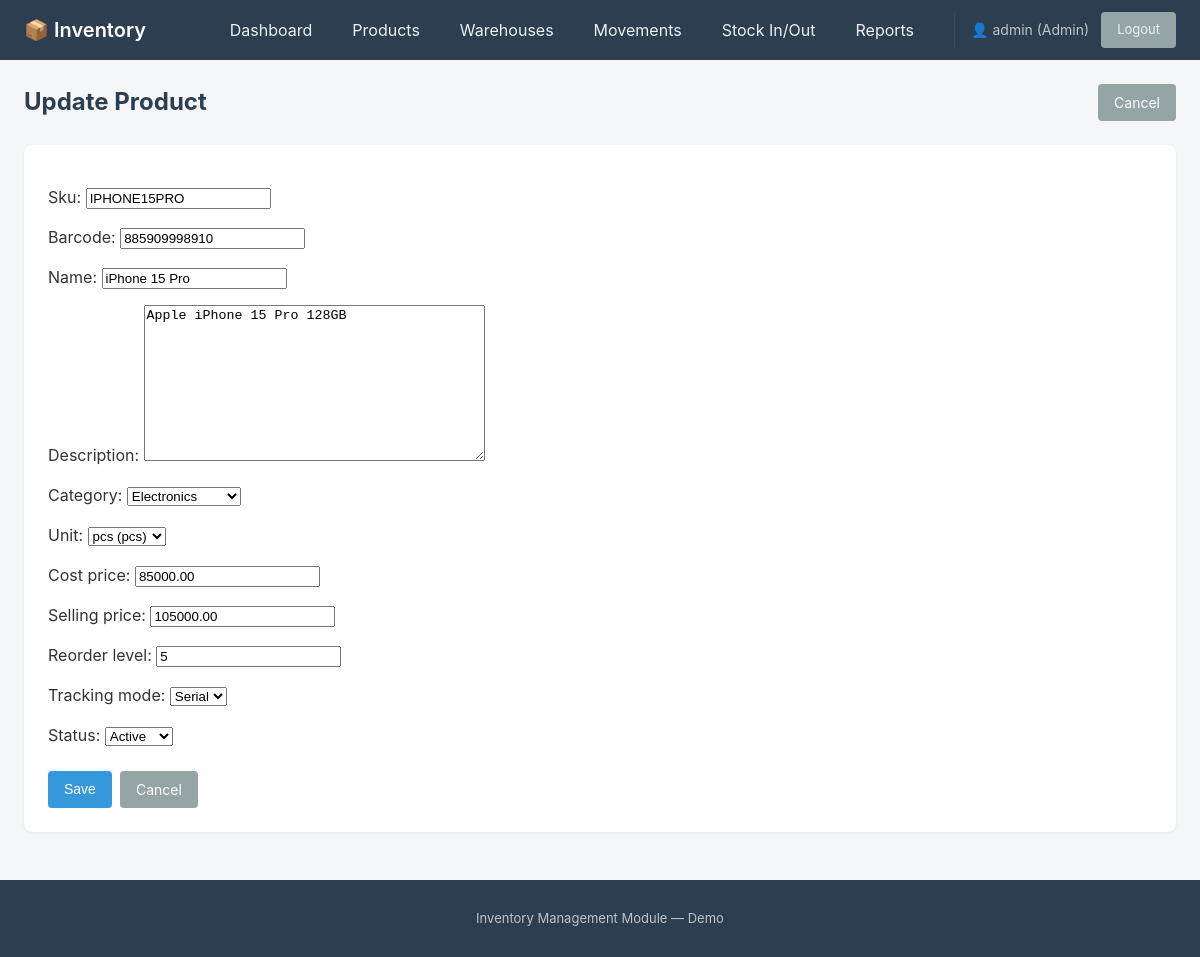
Screenshot of /products/1/edit/ (signed in) with the database file from the repository.
### inventory/models.py (models this page shows, shortened)
class Product(models.Model):
    TRACKING_NONE = 'NONE'
    TRACKING_BATCH = 'BATCH'
    TRACKING_SERIAL = 'SERIAL'
    TRACKING_CHOICES = [
        (TRACKING_NONE, 'None'),
        (TRACKING_BATCH, 'Batch'),
        (TRACKING_SERIAL, 'Serial'),
    ]
    STATUS_ACTIVE = 'ACTIVE'
    STATUS_INACTIVE = 'INACTIVE'
    STATUS_CHOICES = [
        (STATUS_ACTIVE, 'Active'),
        (STATUS_INACTIVE, 'Inactive'),
    ]
    sku = models.CharField(max_length=50, unique=True)
    barcode = models.CharField(max_length=50, unique=True, null=True, blank=True)
    name = models.CharField(max_length=200)
    description = models.TextField(blank=True)
    category = models.ForeignKey(Category, on_delete=models.PROTECT, related_name='products')
    unit = models.ForeignKey(Unit, on_delete=models.PROTECT, related_name='products')
    cost_price = models.DecimalField(max_digits=10, decimal_places=2)
    selling_price = models.DecimalField(max_digits=10, decimal_places=2)
    reorder_level = models.IntegerField(default=10)
    tracking_mode = models.CharField(max_length=10, choices=TRACKING_CHOICES, default=TRACKING_NONE)
    status = models.CharField(max_length=10, choices=STATUS_CHOICES, default=STATUS_ACTIVE)

class Category(models.Model):
    name = models.CharField(max_length=100)
    parent = models.ForeignKey(
        'self',
        on_delete=models.SET_NULL,
        null=True,
        blank=True,
        related_name='children'
    )
    class Meta:
        verbose_name_plural = 'Categories'
    def __str__(self):
        return self.name

class Unit(models.Model):
    name = models.CharField(max_length=50)
    symbol = models.CharField(max_length=10)
    def __str__(self):
        return f"{self.name} ({self.symbol})"

### inventory/views.py (the view)
    def wrapper(request, *args, **kwargs):
        if not (request.user.is_superuser or request.user.groups.filter(name='Manager').exists()):
            messages.error(request, 'Manager or Admin access required.')
            return redirect('dashboard')
        return view_func(request, *args, **kwargs)

### inventory/forms.py
class ProductForm(forms.ModelForm):
    class Meta:
        model = Product
        fields = [
            'sku', 'barcode', 'name', 'description', 'category', 'unit',
            'cost_price', 'selling_price', 'reorder_level', 'tracking_mode', 'status'
        ]

### inventory/views.py (called while the page is built)
def admin_or_manager_required(view_func):
    def wrapper(request, *args, **kwargs):
        if not (request.user.is_superuser or request.user.groups.filter(name='Manager').exists()):
            messages.error(request, 'Manager or Admin access required.')
            return redirect('dashboard')
        return view_func(request, *args, **kwargs)
    return wrapper

@admin_or_manager_required
@login_required
def product_update(request, pk):
    product = get_object_or_404(Product, pk=pk)
    if request.method == 'POST':
        form = ProductForm(request.POST, instance=product)
        if form.is_valid():
            form.save()
            messages.success(request, 'Product updated successfully.')
            return redirect('product_detail', pk=product.pk)
    else:
        form = ProductForm(instance=product)
    return render(request, 'inventory/product_form.html', {'form': form, 'action': 'Update', 'product': product})

### inventory/templates/inventory/product_form.html (shortened to what this page needs)
{% extends 'base.html' %}
{% block content %}
<div class="page-header">
    <h1>{{ action }} Product</h1>
    <a href="{% url 'product_list' %}" class="btn btn-secondary">Cancel</a>
</div>
<div class="card">
    <form method="post">
        {{ form.as_p }}
        <div class="form-actions">
            <button type="submit" class="btn btn-primary">Save</button>
            <a href="{% url 'product_list' %}" class="btn btn-secondary">Cancel</a>
        </div>
    </form>
</div>
{% endblock %}

### inventory/templates/base.html (shortened to what this page needs)
{% load static %}
<!DOCTYPE html>
<html lang="en">
<head>
    <link rel="stylesheet" href="{% static 'inventory/style.css' %}">
</head>
<body>
    <nav class="navbar">
        <div class="navbar-brand">
            <a href="{% url 'dashboard' %}">📦 Inventory</a>
        </div>
        <ul class="navbar-nav">
            {% if user.is_superuser or user.groups.all|length > 0 %}
                <li><a href="{% url 'dashboard' %}">Dashboard</a></li>
                {% if not user.groups.filter.name == 'Clerk' %}
                <li><a href="{% url 'product_list' %}">Products</a></li>
                {% endif %}
                <li><a href="{% url 'warehouse_list' %}">Warehouses</a></li>
                <li><a href="{% url 'stock_movement_list' %}">Movements</a></li>
                <li><a href="{% url 'stock_movement_create' %}">Stock In/Out</a></li>
                {% if user.is_superuser or user.groups.filter.name == 'Manager' %}
                <li><a href="{% url 'stock_report' %}">Reports</a></li>
                {% endif %}
            {% endif %}
            {% if user.is_authenticated %}
                <li class="user-info">
                    <span>👤 {{ user.username }}
                        {% if user.is_superuser %}(Admin)
                        {% elif user.groups.filter.name == 'Manager' %}(Manager)
                        {% elif user.groups.filter.name == 'Clerk' %}(Clerk)
                        {% endif %}
                    </span>
                    <a href="{% url 'logout' %}" class="btn btn-secondary btn-sm">Logout</a>
                </li>
            {% else %}
                <li><a href="{% url 'login' %}" class="btn btn-secondary">Login</a></li>
            {% endif %}
        </ul>
    </nav>
    <main class="container">
        {% block content %}{% endblock %}
    </main>
    <footer class="footer">
        <p>Inventory Management Module — Demo</p>
    </footer>
</body>
</html>

### inventory/static/inventory/style.css (style rules this page uses)
* { box-sizing: border-box; }
body { margin: 0; font-family: -apple-system, BlinkMacSystemFont, 'Segoe UI', Roboto, Oxygen, Ubuntu, sans-serif; line-height: 1.5; color: #333; background: #f5f6f7; min-height: 100vh; display: flex; flex-direction: column; }
.navbar { background: #2c3e50; color: #fff; padding: 0.75rem 1.5rem; display: flex; justify-content: space-between; align-items: center; flex-wrap: wrap; gap: 1rem; }
.navbar-brand a { color: #fff; text-decoration: none; font-size: 1.25rem; font-weight: 600; }
.navbar-nav { list-style: none; margin: 0; padding: 0; display: flex; flex-wrap: wrap; gap: 0.5rem; align-items: center; }
.navbar-nav a { color: #ecf0f1; text-decoration: none; padding: 0.5rem 1rem; border-radius: 4px; transition: background 0.2s; }
.user-info { display: flex; align-items: center; gap: 0.75rem; margin-left: 1rem; padding-left: 1rem; border-left: 1px solid #34495e; }
.user-info span { font-size: 0.875rem; color: #bdc3c7; }
.btn { display: inline-block; padding: 0.5rem 1rem; border: none; border-radius: 4px; cursor: pointer; font-size: 0.875rem; text-decoration: none; text-align: center; transition: background 0.2s, opacity 0.2s; }
.btn-primary { background: #3498db; color: #fff; }
.btn-secondary { background: #95a5a6; color: #fff; }
.btn-sm { padding: 0.375rem 0.75rem; font-size: 0.8125rem; }
.container { flex: 1; padding: 1.5rem; max-width: 1200px; margin: 0 auto; width: 100%; }
.form-actions { display: flex; gap: 0.5rem; margin-top: 1.5rem; }
.page-header { display: flex; justify-content: space-between; align-items: center; margin-bottom: 1.5rem; flex-wrap: wrap; gap: 1rem; }
.page-header h1 { margin: 0; font-size: 1.5rem; color: #2c3e50; }
.card { background: #fff; border-radius: 8px; box-shadow: 0 1px 3px rgba(0,0,0,0.08); padding: 1.5rem; margin-bottom: 1.5rem; }
.footer { background: #2c3e50; color: #bdc3c7; text-align: center; padding: 1rem; margin-top: auto; font-size: 0.8125rem; }

### rows the page displays
Product: sku "IPHONE15PRO", barcode "885909998910", name "iPhone 15 Pro", description "Apple iPhone 15 Pro 128GB", category "Electronics", unit "pcs (pcs)", cost_price "85000.00", selling_price "105000.00", reorder_level "5", tracking_mode "Serial", status "Active"

### other values shown
{{ user.username }} "admin"
{{ action }} "Update"
